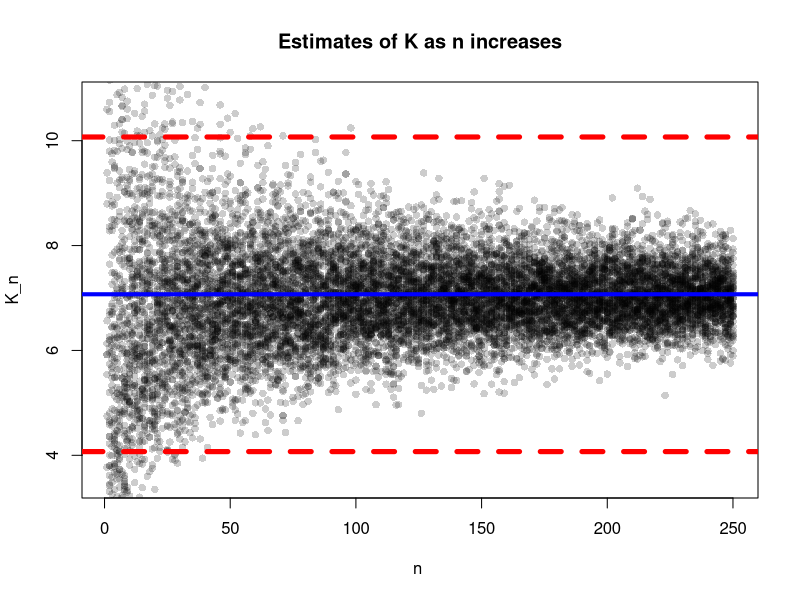
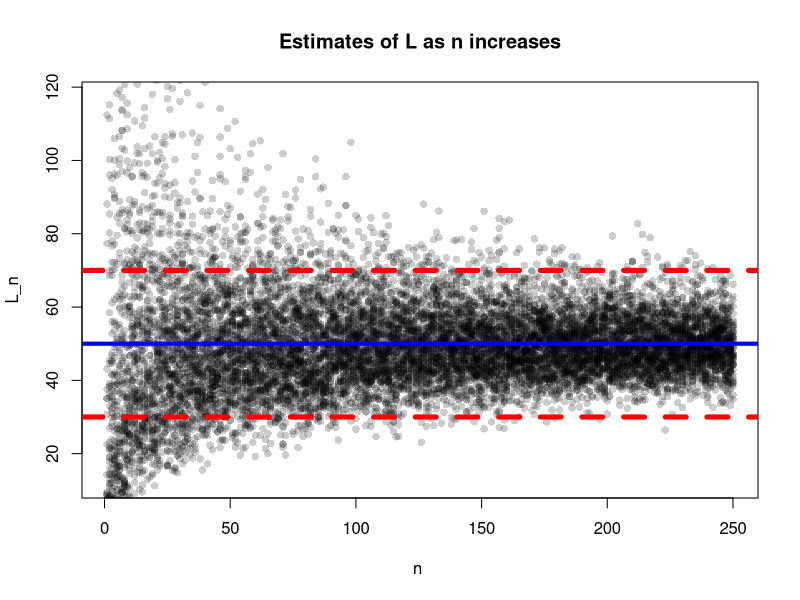

Source code (R) for these figures, in order:
###
# Jimmy Hickey
# 2019-07-18
# Sampling Distribution of the Laplace Distribution.
###

library(ggplot2)

set.seed(1978)

# Problem 1.

# d.

# We’ll generate N = 50 values of L and K for every value of n from 1 to 250.
# That is, consider n = 1. We want to generate N = 50 datasets with n = 1.
# For each data set we want to find L and K. Now, for n = 2 we want to
# generate 50 datasets, find L and K for each one. All the way until we get to
# n = 250.

max_sample_size = 250 
n = seq(1:max_sample_size)
N = 50

K_Matrix = matrix(data = NA, nrow = N, ncol = max_sample_size)
L_Matrix = matrix(data = NA, nrow = N, ncol = max_sample_size)

mu = 0
b = 5

# F inverse
# Plug in values from a Uniform(0, 1) into the y parameter
# to get a realization of the Laplace CDF
F_inv = function(mu, b, y){
  return(mu - b * sign(y - 0.5) * log(1 - 2 * abs(y - 0.5)))
}

# L
# Sum the squares of an array of inputs and divide by the length
L_calc = function(ys){
  n = length(ys)
  return(1/n * sum(ys^2))
}


# K
# K = sqrt(L)
K_calc = function(ys){
  return(sqrt(L_calc(ys)))
} 


# Loop over sample sizes
for (j in 1:max_sample_size){
  
  # Loop through data sets
  for (i in 1:N){
    random = runif(n[j])
    K_Matrix[i, j] = K_calc(F_inv(mu, b, random))
    L_Matrix[i, j] = L_calc(F_inv(mu, b, random))
  }
}

# Plotting K and L

plotting_function = function(
                      sample_sizes,
                      data_matrix,
                      expected_mean,
                      epsilon,
                      title,
                      y_lab){
  
  # Create plot
  plot(sample_sizes, data_matrix[1,], main=title, 
       xlab="n ", ylab=y_lab, add = TRUE, col = alpha("black", 0.2), pch = 16)
  
  # Add additional data points
  for (i in 2:nrow(K_Matrix)){
    points(n, data_matrix[i,], col = alpha("black", 0.2), pch = 16)
  }  
  
  # Add line at expected mean
  abline(h = expected_mean, col="blue", lwd = 4)
  
  # Add epsilon lines
  abline(h = expected_mean + epsilon, col = "red", lwd = 5, lty = 2)
  abline(h = expected_mean - epsilon, col = "red", lwd = 5, lty = 2)
}

plotting_function(sample_sizes = n,
                  data_matrix = K_Matrix,
                  expected_mean = sqrt(50),
                  epsilon = 3,
                  title = "Estimates of K as n increases",
                  y_lab = "K_n")

plotting_function(sample_sizes = n,
                  data_matrix = L_Matrix,
                  expected_mean = 50,
                  epsilon = 20,
                  title = "Estimates of L as n increases",
                  y_lab = "L_n")

# These graphs both demonstrate that our RVs L and K are converging in probability
# At each sample size n, the same number of samples (50) were taken. 
# Notice the trend as the number of observations (n) in each samle increases.
# It is clear that there is far less spread.
# As n increases, the RVs are converging to the blue line.
# The observed values of L are geting closer and closer to 50.
# And the observed values of K are approaching sqrt(50). 
# As n increases we could continue to shrink our epsilon bubble around the expected value
# and we will continue to see this convergence.